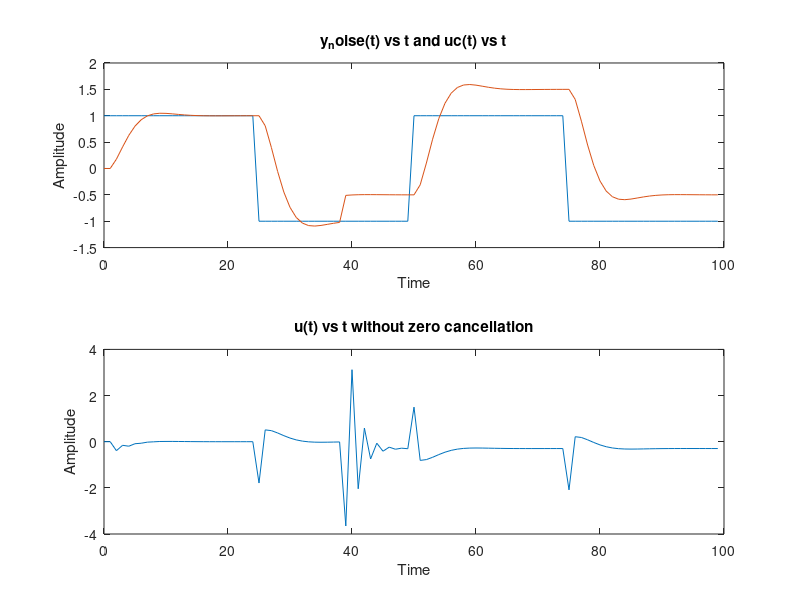
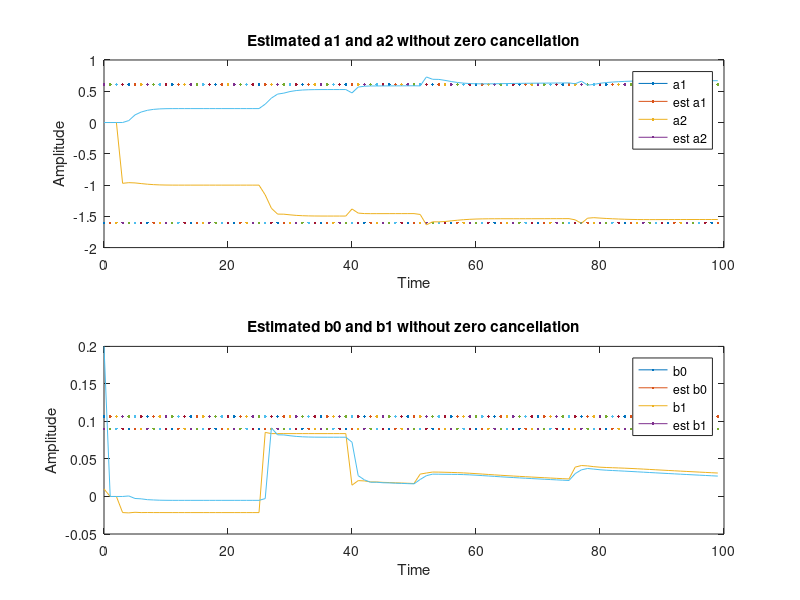

Recreate these plots in MATLAB, in order.
%% Task 3 - Part IV: Example 3.10
% Nelson Campos
%%

%%
% Example 3.10: Load disturbances: Modified estimator and controller
%
% We now show that the difficulties found in Example 3.9 can be avoided by
% modifying the estimator and the controller. We first introduce a controller
% that has integral action by applying the design procedure that we have just
% described. To do this, we consider the same system as in Example 3.5 where
% the controller was defined by
%
% $$ R^0 = q+r_1 $$
%
% $$ S^0 = s_0q+s_1 $$
%
% The closed-loop characteristic polynomial Ac has degree three. To obtain a
% controller with integral action, the order of the closed-loop system is increased
% by introducing an extra closed-loop pole at q = ?x0 = 0.
% It then follows from Eq. (3.41) that
%
% $$ y_0 = -\frac{1+r_1}{b_0+b_1} $$
%
% The estimates are based on the model (3.42) with Ad = q ? 1 to reduce the
% effects of the disturbances. Figure 2 shows a simulation corresponding to
% Fig. 2 with the modified self-tuning regulator. A comparison with the
% results of example 3.9 shows a significant improvement. The load disturbance is reduced quickly.
% Because of the integral action the control will decrease with a magnitude
% corresponding to the load disturbance shortly after t = 40. The
% parameters estimates are shown in Figure 2, which indicates the advantages in using the
% modified estimator. Notice in particular that there is a very small change in
% the estimates when the load disturbance occurs.
%%

close all
clear all

a1 = -1.6065;
a2 = 0.6065;
b0 = 0.1065;
b1 = 0.0902;
%---------------
bm0 = 0.1761;
am1 = -1.3205;
am2 = 0.4966;

t_step = 1;
t = [0:t_step:100-t_step];
uc = zeros(1,size(t,2));
y = zeros(1, size(t,2));
T = 50; 

for i=1:size(t,2)/T
    for j=1:T
        index = (i-1)*T+j;
        if j <= T/2
            uc(index) = 1;
        else uc(index) = -1;
        end
    end
end


u = zeros(1, size(t,2));

a0 = 0; % deg(A(q)) = 1
beta = (1+am1+am2)/(b0+b1);
bm0 = beta*b0;
bm1 = beta*b1;

for i=3:size(t,2)
  y(i) = -am1*y(i-1)-am2*y(i-2)+bm0*uc(i-1)+bm1*uc(i-2);
end

y_noise = y;

for i=40:size(t,2)
  y_noise(i) = y(i)+0.5;
end

yf = zeros(1,size(t,2)); % The filtered output 

for i=2:size(t,2)
  yf(i) = y(i)-y(i-1);
end

r1 = b1/b0 + (b1^2-am1*b0*b1+am2*b0^2)*(-b1+a0*b0)/(b0*(b1^2-a1*b0*b1+a2*b0^2));
s0_2 = b1*(a0*am1-a2-am1*a1+a1^2+am2-a1*a0)/(b1^2-a1*b0*b1+a2*b0^2)+...
    b0*(am1*a2-a1*a2-a0*am2+a0*a2)/(b1^2-a1*b0*b1+a2*b0^2);

s1_2 = b1*(a1*a2-am1*a2+a0*am2-a0*a2)/(b1^2-a1*b0*b1+a2*b0^2)+...
     b0*(a2*am2-a2^2-a0*am2*a1+a0*a2*am1)/(b1^2-a1*b0*b1+a2*b0^2);

 y0 = -(1+r1)/(b0+b1);

% R2 = [1 r1];
% S2 = [s0_2 s1_2];
R2 = [1 -(y0*b1+1) y0*b1];
S2 = [(s0_2-y0) (s1_2-y0*a1) (-y0*a2)];

T2 = [bm0/b0];

uf = zeros(1,size(t,2)); % The filtered input 
for i=3:size(t,2)
  u(i) = -R2(2)*u(i-1)-R2(3)*u(i-2)+T2(1)*uc(i)-S2(1)*y_noise(i)-S2(2)*y_noise(i-1)-S2(3)*y_noise(i-2);
  uf(i) = u(i)-u(i-1);
end

figure(1), subplot(2,1,1), plot(t,uc, t, y_noise), xlabel('Time'), ylabel('Amplitude'), title('y_noise(t) vs t and uc(t) vs t')
           subplot(2,1,2), plot(t,uf),, xlabel('Time'), ylabel('Amplitude'), title('u(t) vs t without zero cancellation')

%%%
% Estimation goes here
N = 4;
theta = zeros(N, size(t,2));
phi = zeros(N, size(t,2));
error = zeros(1,size(t,2));
K = zeros(N,1);
P = zeros(N);

%The initial conditions
%theta = [a1 a2 b0 b1]
theta(1,1) = 0;
theta(2,1) = 0;
theta(3,1) = 0.01;
theta(4,1) = 0.2;
I = eye(N);
P(1,1) = 100;
P(2,2) = 100;
P(3,3) = 1;
P(4,4) = 1;

lambda =  0.98;

for i = 3 : size(t,2)
          
phi(:,i) = [-yf(i-1) -yf(i-2) uf(i-1) uf(i-2)]';
K = P * phi(:,i)* inv(lambda + phi(:,i)'* P * phi(:,i));
P = ((I - K * phi(:,i)')* P)/lambda;
est_y = phi(:,i)'*theta(:,i-1);
error(i) = yf(i)-est_y;

theta(:,i) = theta(:,i-1) + K * error(i);

end

figure(2), subplot(2,1,1), plot(t,a1,t,theta(1,:),t,a2,t,theta(2,:)), xlabel('Time'), ylabel('Amplitude'), title('Estimated a1 and a2 without zero cancellation'), legend('a1', 'est a1', 'a2', 'est a2')
           subplot(2,1,2), plot(t,b0,t,theta(3,:),t,b1,t,theta(4,:)), xlabel('Time'), ylabel('Amplitude'), title('Estimated b0 and b1 without zero cancellation'), legend('b0', 'est b0', 'b1', 'est b1')
